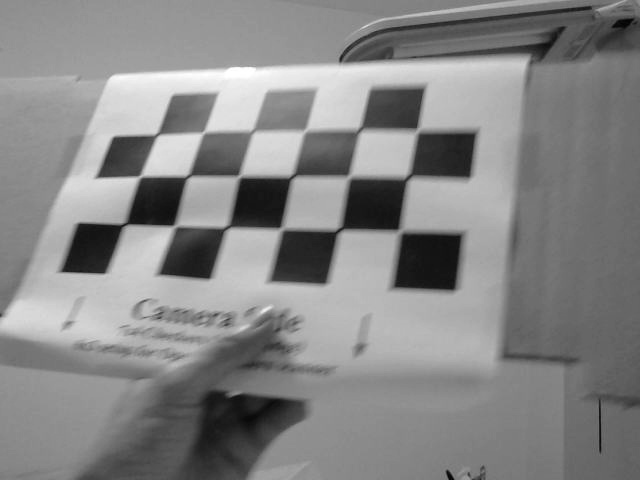
#> input picture data/images/Left_7.jpg, 640 x 480 px, found by its file name
$ python f.py
#> lines starting #> are read from the running program, lines starting #| are printed output that depends on the picture; after the words box and inside, x2 and y2 are one past the last pixel; in counts of white or black regions, pixels touching at a corner belong together
import cv2
import numpy as np
#from matplotlib import pyplot as plt
PATTERN_SIZE = (6, 3)
img1 = cv2.imread('left_7.jpg',0)  #queryimage # left image
#> img1 is the input picture: shape (480, 640); min 0, max 255, mean 134.1
img2 = cv2.imread('right_7.jpg',0) #trainimage # right image
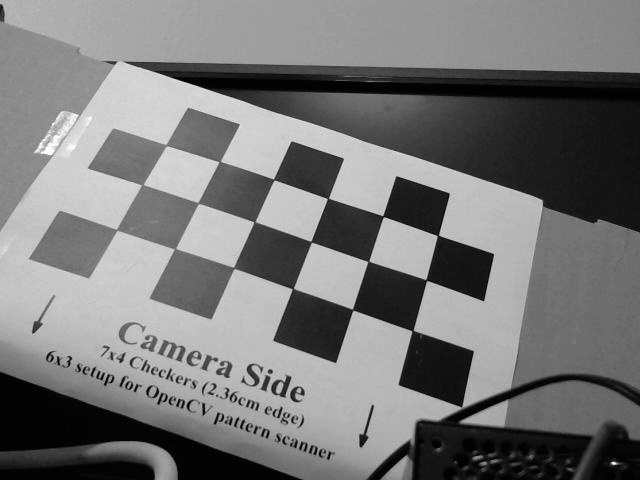
#> input picture data/images/Right_7.jpg, 640 x 480 px, found by its file name
#> img2 is the input picture: shape (480, 640); min 0, max 255, mean 118.9

ret, cornersl = cv2.findChessboardCorners(img1, patternSize=PATTERN_SIZE)
#> ret = True; cornersl = 18 rows, first 8: [399.5, 231.5], [339, 230], [282.5, 228.5], [225.8, 229], [174.5, 226.5], [123.7, 225], [407.3, 178.3], [348.5, 177]
print(cornersl)
#> (printed output is left out)
ec = cv2.cvtColor(img1, cv2.COLOR_GRAY2BGR)
cv2.drawChessboardCorners(ec, PATTERN_SIZE, cornersl, ret)
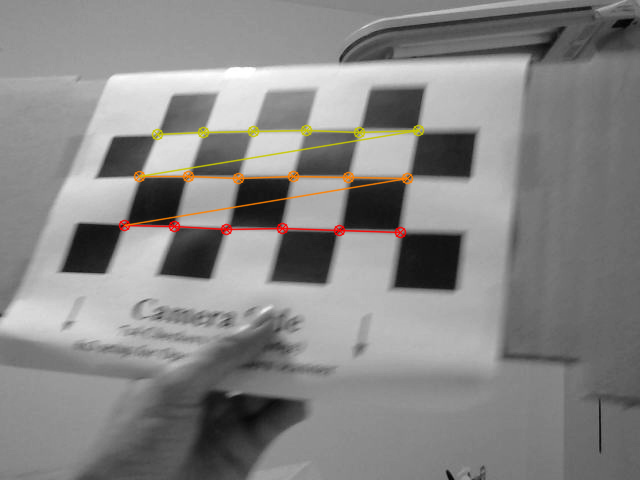
#> ec: shape (480, 640, 3); 1.81% of pixels changed, all inside (x1, y1, x2, y2) = (118, 124, 425, 239)
cv2.imwrite("debug.png", ec)
cv2.imshow('debug', ec)
#cv2.waitKey()
ret, cornersr = cv2.findChessboardCorners(img2, patternSize=PATTERN_SIZE)
#> cornersr = 18 rows, first 8: [412.4, 330.6], [352.7, 309.5], [293.1, 288.4], [233.7, 267.6], [175.6, 248.2], [116.7, 229.7], [425.8, 279.8], [368.6, 261.2]
print(cornersr)
#> (printed output is left out)


objp = np.zeros((PATTERN_SIZE[1]*PATTERN_SIZE[0], 3), dtype=np.float64)
objp[:, :2] = np.indices(PATTERN_SIZE).T.reshape(-1, 2)


F, mask = cv2.findFundamentalMat(cornersl, cornersr,cv2.FM_LMEDS)
#> F = [[1.21e-05, 3.38e-05, -0.00916], [-3.4e-05, 7.32e-06, 0.0127], [0.00268, -0.0162, 1]]; mask = 18 values, max 1 at index 2, min 0 at index 0, mean 0.611
print(F)
#| [[ 1.20782698e-05  3.37624334e-05 -9.16131504e-03]
#|  [-3.39509656e-05  7.32475000e-06  1.26705187e-02]
#|  [ 2.67980682e-03 -1.62088095e-02  1.00000000e+00]]

print('cc')
print(cornersl[0])
#| [[399.5 231.5]]
print(cornersl[0][0])
#| [399.5 231.5]
print(cornersl[0]+1)
#| [[400.5 232.5]]
#> (the run stopped early here; a loop or call above may not have finished)
